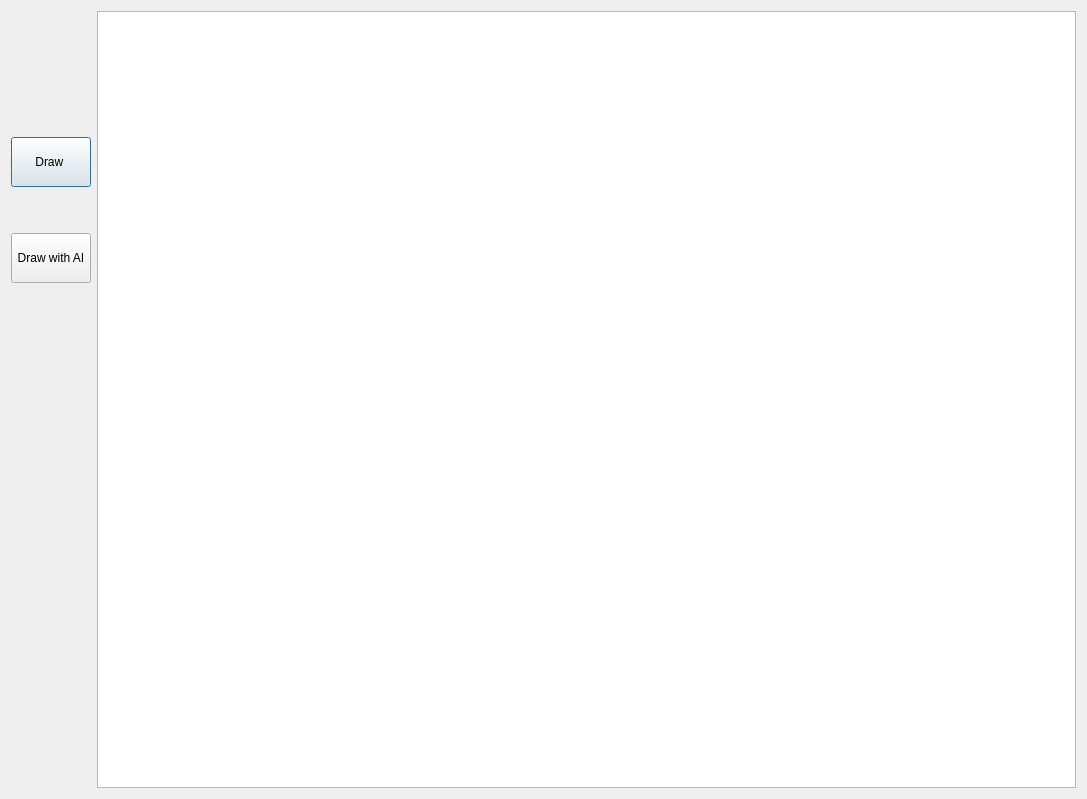
<?xml version="1.0" encoding="UTF-8"?>
<ui version="4.0">
 <class>Dialog</class>
 <widget class="QDialog" name="Dialog">
  <property name="geometry">
   <rect>
    <x>0</x>
    <y>0</y>
    <width>1087</width>
    <height>799</height>
   </rect>
  </property>
  <property name="windowTitle">
   <string>Dialog</string>
  </property>
  <layout class="QHBoxLayout" name="horizontalLayout">
   <item>
    <layout class="QVBoxLayout" name="verticalLayout">
     <item>
      <spacer name="verticalSpacer">
       <property name="orientation">
        <enum>Qt::Vertical</enum>
       </property>
       <property name="sizeHint" stdset="0">
        <size>
         <width>20</width>
         <height>40</height>
        </size>
       </property>
      </spacer>
     </item>
     <item>
      <widget class="QPushButton" name="draw">
       <property name="sizePolicy">
        <sizepolicy hsizetype="Minimum" vsizetype="Minimum">
         <horstretch>0</horstretch>
         <verstretch>0</verstretch>
        </sizepolicy>
       </property>
       <property name="minimumSize">
        <size>
         <width>40</width>
         <height>50</height>
        </size>
       </property>
       <property name="text">
        <string>Draw </string>
       </property>
      </widget>
     </item>
     <item>
      <spacer name="verticalSpacer_2">
       <property name="orientation">
        <enum>Qt::Vertical</enum>
       </property>
       <property name="sizeType">
        <enum>QSizePolicy::Minimum</enum>
       </property>
       <property name="sizeHint" stdset="0">
        <size>
         <width>20</width>
         <height>40</height>
        </size>
       </property>
      </spacer>
     </item>
     <item>
      <widget class="QPushButton" name="btnDrawStruct">
       <property name="sizePolicy">
        <sizepolicy hsizetype="Minimum" vsizetype="Minimum">
         <horstretch>0</horstretch>
         <verstretch>0</verstretch>
        </sizepolicy>
       </property>
       <property name="minimumSize">
        <size>
         <width>40</width>
         <height>50</height>
        </size>
       </property>
       <property name="text">
        <string>Draw with AI</string>
       </property>
      </widget>
     </item>
     <item>
      <spacer name="verticalSpacer_3">
       <property name="orientation">
        <enum>Qt::Vertical</enum>
       </property>
       <property name="sizeHint" stdset="0">
        <size>
         <width>20</width>
         <height>40</height>
        </size>
       </property>
      </spacer>
     </item>
     <item>
      <spacer name="verticalSpacer_4">
       <property name="orientation">
        <enum>Qt::Vertical</enum>
       </property>
       <property name="sizeHint" stdset="0">
        <size>
         <width>20</width>
         <height>40</height>
        </size>
       </property>
      </spacer>
     </item>
     <item>
      <spacer name="verticalSpacer_5">
       <property name="orientation">
        <enum>Qt::Vertical</enum>
       </property>
       <property name="sizeHint" stdset="0">
        <size>
         <width>20</width>
         <height>40</height>
        </size>
       </property>
      </spacer>
     </item>
     <item>
      <spacer name="verticalSpacer_6">
       <property name="orientation">
        <enum>Qt::Vertical</enum>
       </property>
       <property name="sizeHint" stdset="0">
        <size>
         <width>20</width>
         <height>40</height>
        </size>
       </property>
      </spacer>
     </item>
    </layout>
   </item>
   <item>
    <widget class="QGraphicsView" name="graphicsView"/>
   </item>
  </layout>
 </widget>
 <resources/>
 <connections/>
</ui>
